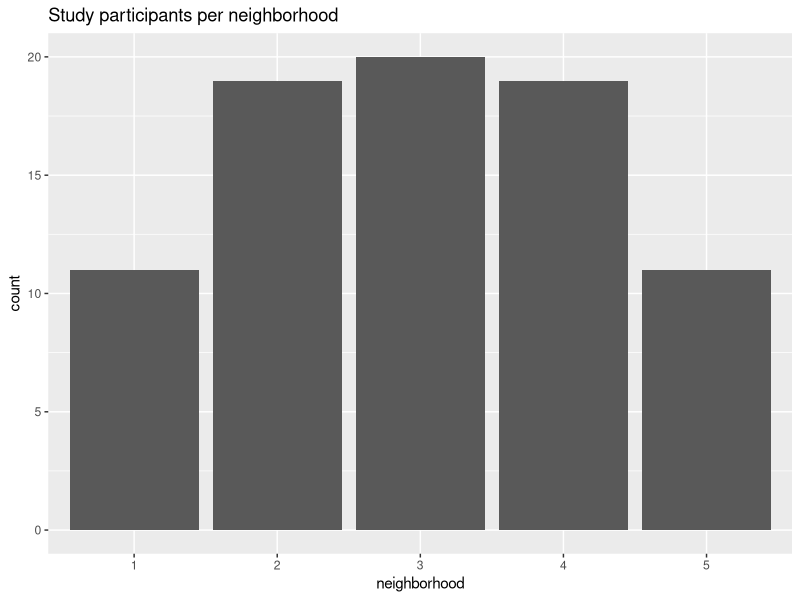
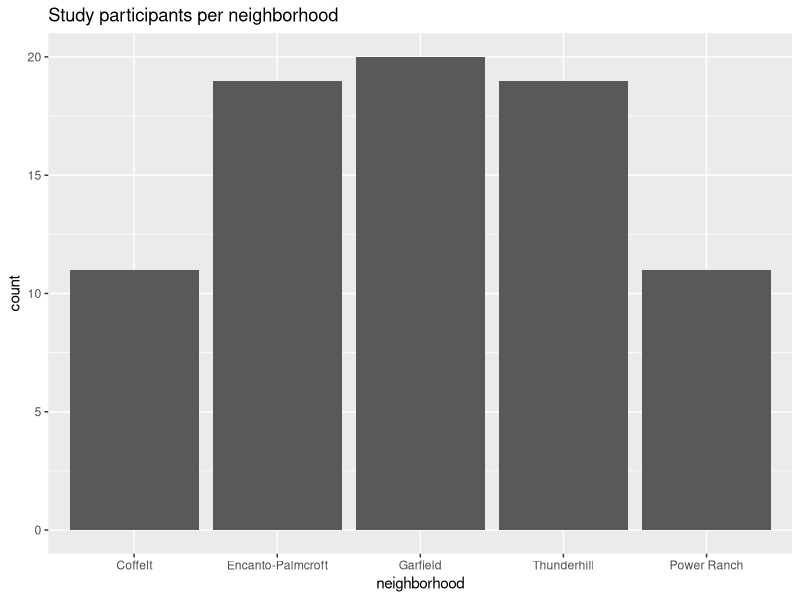
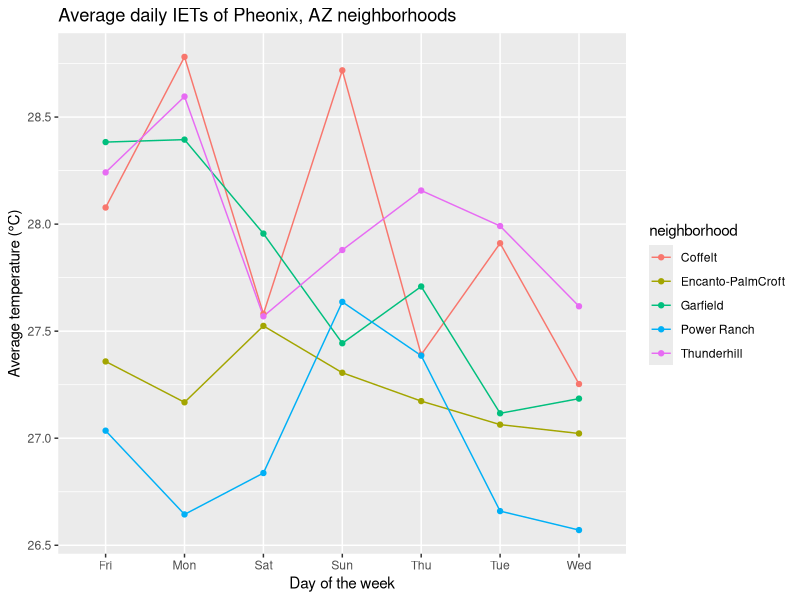
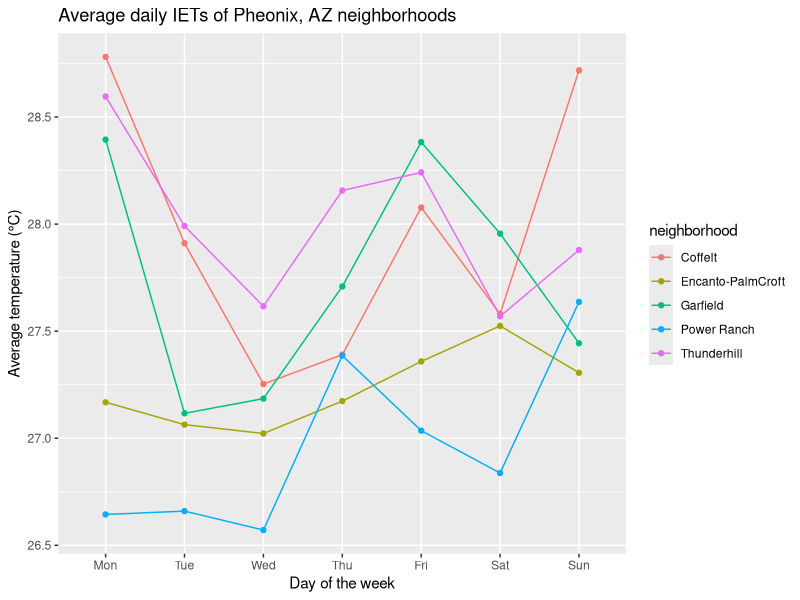

These figures' R source, in order:
## ---- chunk 1
library(tidyverse)
temps <- read.csv("../datasets/temperatures.csv", header = TRUE, sep = ",")
## ---- chunk 2
temps <- temps |>
  mutate(neighborhood = str_sub(Subject.ID, 1, 1),
         id = str_sub(Subject.ID, 2, 2),
         wkday = str_split_fixed(period, ", ", n = 2)[,1],
         hrs = str_split_fixed(period, ", ", n = 2)[,2])
## ---- chunk 3
# count participants
participants <- temps |>
  group_by(neighborhood) |>
  summarize(count = n_distinct(id))

# plot
ggplot(participants, aes(x = neighborhood, y = count)) +
  geom_col() +
  labs(title = "Study participants per neighborhood")
## ---- chunk 4
# double-check the order
levels(as.factor(temps$neighborhood))

# better labels
ggplot(participants, aes(x = neighborhood, y = count)) +
  geom_col() +
  labs(title = "Study participants per neighborhood") +
  scale_x_discrete(labels = c("Coffelt", "Encanto-Palmcroft", "Garfield", "Thunderhill", "Power Ranch"))
## ---- chunk 5
# relabel neighborhoods
temps <- temps |>
  mutate(neighborhood = case_when(neighborhood == 1 ~ "Coffelt",
                                  neighborhood == 2 ~ "Encanto-PalmCroft",
                                  neighborhood == 3 ~ "Garfield", 
                                  neighborhood == 4 ~ "Thunderhill", 
                                  neighborhood == 5 ~ "Power Ranch"))
## ---- chunk 6
# calculate avg daily temps for each neighborhood
dailyavg <- temps |>
  group_by(neighborhood, wkday) |>
  summarize(avgtemp = mean(temperature))

dailyavg
## ---- chunk 7
# redo math
dailyavg <- temps |>
  group_by(neighborhood, wkday) |>
  summarize(avgtemp = mean(temperature, na.rm = TRUE))

dailyavg
## ---- chunk 8
# plot
ggplot(dailyavg, aes(x = wkday, y = avgtemp, color = neighborhood, group = neighborhood)) +
  geom_line() + geom_point() +
  labs(title = "Average daily IETs of Pheonix, AZ neighborhoods", x = "Day of the week", y = "Average temperature (°C)")
## ---- chunk 9
# reorder days of the week
dailyavg$wkday <- factor(dailyavg$wkday, levels = c("Mon", "Tue", "Wed", "Thu", "Fri", "Sat", "Sun"))

# plot again
ggplot(dailyavg, aes(x = wkday, y = avgtemp, color = neighborhood, group = neighborhood)) +
  geom_line() + geom_point() +
  labs(title = "Average daily IETs of Pheonix, AZ neighborhoods", x = "Day of the week", y = "Average temperature (°C)")
